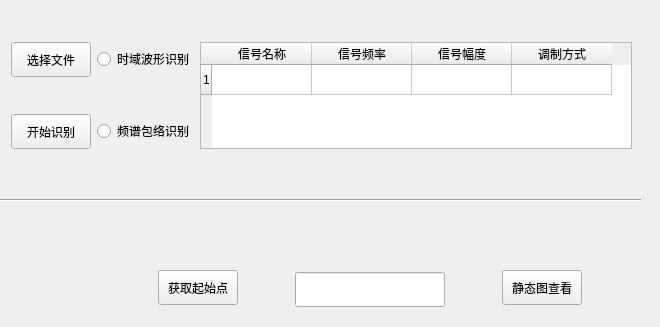
          <widget class="QWidget" name="tab_8">
           <attribute name="title">
            <string>信号识别</string>
           </attribute>
           <widget class="Line" name="line_4">
            <property name="geometry">
             <rect>
              <x>-10</x>
              <y>190</y>
              <width>651</width>
              <height>20</height>
             </rect>
            </property>
            <property name="minimumSize">
             <size>
              <width>0</width>
              <height>10</height>
             </size>
            </property>
            <property name="orientation">
             <enum>Qt::Horizontal</enum>
            </property>
           </widget>
           <widget class="QWidget" name="layoutWidget_5">
            <property name="geometry">
             <rect>
              <x>11</x>
              <y>11</y>
              <width>621</width>
              <height>171</height>
             </rect>
            </property>
            <layout class="QGridLayout" name="gridLayout_2">
             <item row="0" column="0">
              <widget class="QPushButton" name="pushButton_8">
               <property name="sizePolicy">
                <sizepolicy hsizetype="Minimum" vsizetype="Fixed">
                 <horstretch>0</horstretch>
                 <verstretch>0</verstretch>
                </sizepolicy>
               </property>
               <property name="minimumSize">
                <size>
                 <width>0</width>
                 <height>35</height>
                </size>
               </property>
               <property name="cursor">
                <cursorShape>PointingHandCursor</cursorShape>
               </property>
               <property name="text">
                <string>选择文件</string>
               </property>
              </widget>
             </item>
             <item row="1" column="0">
              <widget class="QPushButton" name="pushButton_9">
               <property name="minimumSize">
                <size>
                 <width>0</width>
                 <height>35</height>
                </size>
               </property>
               <property name="cursor">
                <cursorShape>PointingHandCursor</cursorShape>
               </property>
               <property name="text">
                <string>开始识别</string>
               </property>
              </widget>
             </item>
             <item row="0" column="2" rowspan="2">
              <widget class="QTableWidget" name="tableWidget_2">
               <row>
                <property name="text">
                 <string>1</string>
                </property>
               </row>
               <column>
                <property name="text">
                 <string>信号名称</string>
                </property>
               </column>
               <column>
                <property name="text">
                 <string>信号频率</string>
                </property>
               </column>
               <column>
                <property name="text">
                 <string>信号幅度</string>
                </property>
               </column>
               <column>
                <property name="text">
                 <string>调制方式</string>
                </property>
               </column>
               <item row="0" column="1">
                <property name="text">
                 <string/>
                </property>
               </item>
              </widget>
             </item>
             <item row="0" column="1">
              <widget class="QRadioButton" name="radioButton">
               <property name="text">
                <string>时域波形识别</string>
               </property>
              </widget>
             </item>
             <item row="1" column="1">
              <widget class="QRadioButton" name="radioButton_2">
               <property name="text">
                <string>频谱包络识别</string>
               </property>
              </widget>
             </item>
            </layout>
           </widget>
           <widget class="QWidget" name="layoutWidget_6">
            <property name="geometry">
             <rect>
              <x>11</x>
              <y>257</y>
              <width>621</width>
              <height>61</height>
             </rect>
            </property>
            <layout class="QHBoxLayout" name="horizontalLayout_6" stretch="0,0,0">
             <property name="spacing">
              <number>10</number>
             </property>
             <property name="sizeConstraint">
              <enum>QLayout::SetDefaultConstraint</enum>
             </property>
             <property name="leftMargin">
              <number>100</number>
             </property>
             <item>
              <widget class="QPushButton" name="pushButton_11">
               <property name="sizePolicy">
                <sizepolicy hsizetype="Fixed" vsizetype="Fixed">
                 <horstretch>0</horstretch>
                 <verstretch>0</verstretch>
                </sizepolicy>
               </property>
               <property name="minimumSize">
                <size>
                 <width>40</width>
                 <height>35</height>
                </size>
               </property>
               <property name="cursor">
                <cursorShape>PointingHandCursor</cursorShape>
               </property>
               <property name="layoutDirection">
                <enum>Qt::LeftToRight</enum>
               </property>
               <property name="text">
                <string>获取起始点</string>
               </property>
              </widget>
             </item>
             <item>
              <widget class="QLineEdit" name="lineEdit_17">
               <property name="minimumSize">
                <size>
                 <width>0</width>
                 <height>35</height>
                </size>
               </property>
               <property name="maximumSize">
                <size>
                 <width>150</width>
                 <height>30</height>
                </size>
               </property>
               <property name="font">
                <font>
                 <family>Times New Roman</family>
                 <pointsize>14</pointsize>
                 <weight>50</weight>
                 <bold>false</bold>
                </font>
               </property>
               <property name="cursor">
                <cursorShape>IBeamCursor</cursorShape>
               </property>
               <property name="cursorPosition">
                <number>0</number>
               </property>
              </widget>
             </item>
             <item>
              <widget class="QPushButton" name="pushButton_14">
               <property name="sizePolicy">
                <sizepolicy hsizetype="Fixed" vsizetype="Fixed">
                 <horstretch>0</horstretch>
                 <verstretch>0</verstretch>
                </sizepolicy>
               </property>
               <property name="minimumSize">
                <size>
                 <width>0</width>
                 <height>35</height>
                </size>
               </property>
               <property name="cursor">
                <cursorShape>PointingHandCursor</cursorShape>
               </property>
               <property name="text">
                <string>静态图查看</string>
               </property>
              </widget>
             </item>
            </layout>
           </widget>
          </widget>
